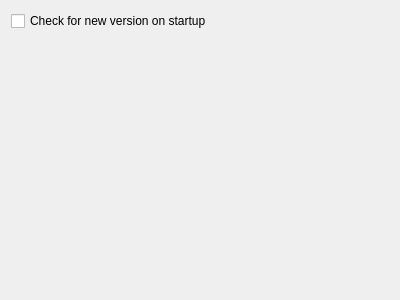
<?xml version="1.0" encoding="UTF-8"?>
<ui version="4.0">
 <class>CheckVersionOptionsPage</class>
 <widget class="QWidget" name="CheckVersionOptionsPage">
  <property name="geometry">
   <rect>
    <x>0</x>
    <y>0</y>
    <width>400</width>
    <height>300</height>
   </rect>
  </property>
  <property name="windowTitle">
   <string>Check Version Plugin</string>
  </property>
  <layout class="QVBoxLayout" name="verticalLayout">
   <item>
    <widget class="QCheckBox" name="checkBox">
     <property name="text">
      <string>Check for new version on startup</string>
     </property>
    </widget>
   </item>
   <item>
    <spacer name="verticalSpacer">
     <property name="orientation">
      <enum>Qt::Vertical</enum>
     </property>
     <property name="sizeHint" stdset="0">
      <size>
       <width>20</width>
       <height>262</height>
      </size>
     </property>
    </spacer>
   </item>
  </layout>
 </widget>
 <resources/>
 <connections/>
</ui>
